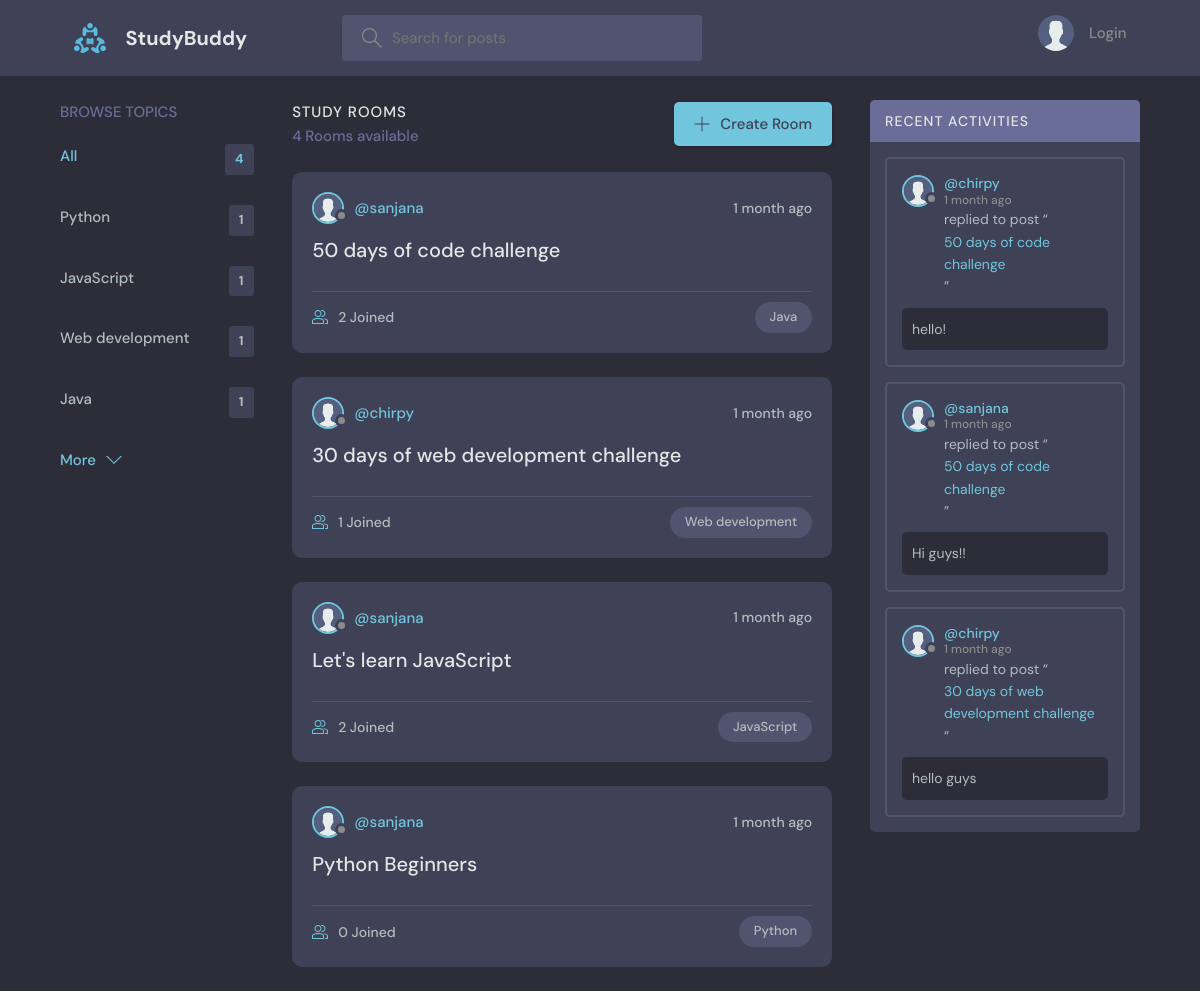
The page / on the database its author committed.
### base/models.py (models this page shows, shortened)
class Topic(models.Model):
    name = models.CharField(max_length=200)

class Room(models.Model):
    host = models.ForeignKey(User, on_delete=models.SET_NULL, null=True)
    topic = models.ForeignKey(Topic, on_delete=models.SET_NULL, null=True)
    name = models.CharField(max_length=200)
    description = models.TextField(null=True, blank=True)
    participants = models.ManyToManyField(
        User, related_name='participants', blank=True)
    updated = models.DateTimeField(auto_now=True)
    created = models.DateTimeField(auto_now_add=True)
    class Meta:
        ordering = ['-updated', '-created']
    def __str__(self):
        return self.name

class User(AbstractUser):
    name = models.CharField(max_length=200, null=True)
    email = models.EmailField(unique=True, null=True)
    bio = models.TextField(null=True)
    avatar = models.ImageField(null=True, default="avatar.svg")
    USERNAME_FIELD = 'email'
    REQUIRED_FIELDS = []

class Message(models.Model):
    user = models.ForeignKey(User, on_delete=models.CASCADE)
    room = models.ForeignKey(Room, on_delete=models.CASCADE)
    body = models.TextField()
    updated = models.DateTimeField(auto_now=True)
    created = models.DateTimeField(auto_now_add=True)
    class Meta:
        ordering = ['-updated', '-created']

### base/views.py (the view)
# urls.py: path('', views.home, name="home"),
def home(request):
    q = request.GET.get('q') if request.GET.get('q') != None else ''
    rooms = Room.objects.filter(
        Q(topic__name__icontains=q) |
        Q(name__icontains=q) |
        Q(description__icontains=q)
    )
    topics = Topic.objects.all()[0:5]
    room_count = rooms.count()
    room_messages = Message.objects.filter(
        Q(room__topic__name__icontains=q))[0:3]
    context = {'rooms': rooms, 'topics': topics,
               'room_count': room_count, 'room_messages': room_messages}
    return render(request, 'base/home.html', context)

### base/templates/base/home.html (shortened to what this page needs)
{% extends 'main.html' %}
{% block content %}
<main class="layout layout--3">
  <div class="container">
    {% include 'base/topics_component.html' %}
    <div class="roomList">
      <div class="roomList__header">
        <div>
          <h2>Study Rooms</h2>
          <p>{{room_count}} Rooms available</p>
        </div>
        <a class="btn btn--main" href="{% url 'create-room' %}">
          <svg version="1.1" xmlns="http://www.w3.org/2000/svg" width="32" height="32" viewBox="0 0 32 32">
            <title>add</title>
            <path
              d="M16.943 0.943h-1.885v14.115h-14.115v1.885h14.115v14.115h1.885v-14.115h14.115v-1.885h-14.115v-14.115z">
            </path>
          </svg>
          Create Room
        </a>
      </div>
      {% include 'base/feed_component.html' %}
    </div>
    {% include 'base/activity_component.html' %}
  </div>
</main>
{% endblock %}

### base/templates/base/topics_component.html
<div class="topics">
    <div class="topics__header">
        <h2>Browse Topics</h2>
    </div>
    <ul class="topics__list">
        <li>
            <a href="{% url 'home' %}" class="active">All <span>{{topics.count}}</span></a>
        </li>
        {% for topic in topics %}
        <li>
            <a href="{% url 'home' %}?q={{topic.name}}">{{topic.name}}<span>{{topic.room_set.all.count}}</span></a>
        </li>
        {% endfor %}
    </ul>
    <a class="btn btn--link" href="{% url 'topics' %}">
        More
        <svg version="1.1" xmlns="http://www.w3.org/2000/svg" width="32" height="32" viewBox="0 0 32 32">
            <title>chevron-down</title>
            <path d="M16 21l-13-13h-3l16 16 16-16h-3l-13 13z"></path>
        </svg>
    </a>
</div>

### base/templates/base/feed_component.html (shortened to what this page needs)
{% for room in rooms %}
<div class="roomListRoom">
    <div class="roomListRoom__header">
        <a href="{% url 'user-profile' room.host.id %}" class="roomListRoom__author">
            <div class="avatar avatar--small">
                <img src="{{room.host.avatar.url}}" />
            </div>
            <span>@{{room.host.username}}</span>
        </a>
        <div class="roomListRoom__actions">
            <span>{{room.created|timesince}} ago</span>
        </div>
    </div>
    <div class="roomListRoom__content">
        <a href="{% url 'room' room.id %}">{{room.name}}</a>
    </div>
    <div class="roomListRoom__meta">
        <a href="{% url 'room' room.id %}" class="roomListRoom__joined">
            {{room.participants.all.count}} Joined
        </a>
        <p class="roomListRoom__topic">{{room.topic.name}}</p>
    </div>
</div>
{% endfor %}

### base/templates/base/activity_component.html (shortened to what this page needs)
<div class="activities">
    <div class="activities__header">
        <h2>Recent Activities</h2>
    </div>
    {% for message in room_messages %}
    <div class="activities__box">
        <div class="activities__boxHeader roomListRoom__header">
            <a href="{% url 'user-profile' message.user.id %}" class="roomListRoom__author">
                <div class="avatar avatar--small">
                    <img src="{{message.user.avatar.url}}" />
                </div>
                <p>
                    @{{message.user.username}}
                    <span>{{message.created|timesince}} ago</span>
                </p>
            </a>
        </div>
        <div class="activities__boxContent">
            <p>replied to post “<a href="{% url 'room' message.room.id %}">{{message.room}}</a>”</p>
            <div class="activities__boxRoomContent">{{message.body}}</div>
        </div>
    </div>
    {% endfor %}
</div>

### rows shown on the page
Topic: name "Python", room_set.all.count "1"
Topic: name "JavaScript", room_set.all.count "1"
Topic: name "Web development", room_set.all.count "1"
Topic: name "Java", room_set.all.count "1"
Room: host.avatar (placeholder picture), host.username "sanjana", created "1 month", name "50 days of code challenge", participants.all.count "2", topic.name "Java"
Room: host.avatar (placeholder picture), host.username "chirpy", created "1 month", name "30 days of web development challenge", participants.all.count "1", topic.name "Web development"
Room: host.avatar (placeholder picture), host.username "sanjana", created "1 month", name "Let's learn JavaScript", participants.all.count "2", topic.name "JavaScript"
Room: host.avatar (placeholder picture), host.username "sanjana", created "1 month", name "Python Beginners", participants.all.count "0", topic.name "Python"
Message: user.avatar (placeholder picture), user.username "chirpy", created "1 month", room "50 days of code challenge", body "hello!"
Message: user.avatar (placeholder picture), user.username "sanjana", created "1 month", room "50 days of code challenge", body "Hi guys!!"
Message: user.avatar (placeholder picture), user.username "chirpy", created "1 month", room "30 days of web development challenge", body "hello guys"

### other values the page prints
{{ topics.count }} "4"
{{ room_count }} "4"
